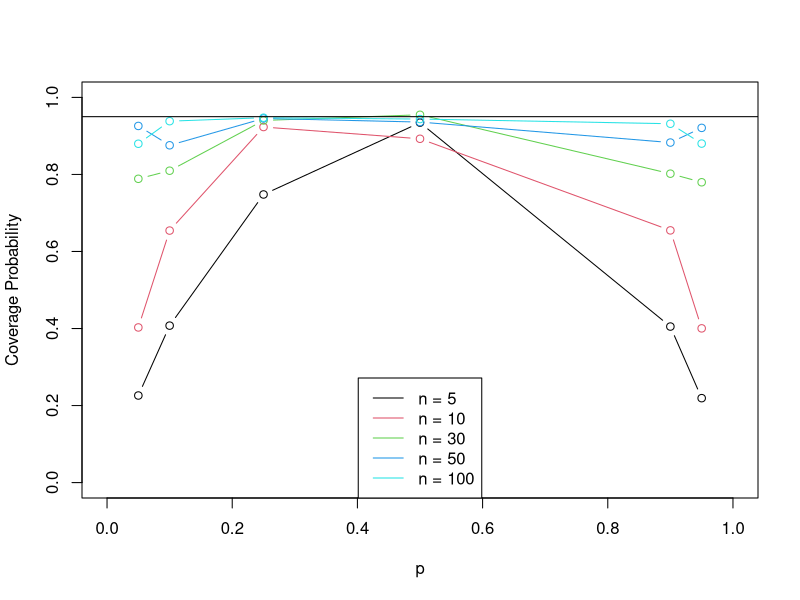

This figure's R source:
#Exercise-1
#Computing Coverage Probability for different values of p and sample size.
#defined a function conf.int for computing the 95% confidence interval with each random variable coming from a binomial trial.
conf.int <- function(n, p, m=10000, alpha=0.05){
  x <- rbinom(m, n, p)
#p.hat is the estimate probability of p computed as sampel mean.
    p.hat <-x/n
  #ci <- p.hat + c(-1,1)*qnorm(1 - (alpha/2))*sqrt(p.hat*(1-p.hat)/n)
#lci is the lower limit of confidence interval computed for a normal distribution with 95 % confidence interval.
  lci <- p.hat - qnorm(1 - (alpha/2))*sqrt(p.hat*(1-p.hat)/n)
#uci is the upper limit of confidence interval computed for a normal distribution with 95 % confidence interval.
  uci <- p.hat + qnorm(1 - (alpha/2))*sqrt(p.hat*(1-p.hat)/n)
  return(sum(lci < p & uci> p)/m)
}
#Vectorize the returned value from function conf.int
conf.vec <- Vectorize(conf.int)
#n.vec is a vector of all the sample sizes to be considered
n.vec <- c(5, 10, 30, 50, 100)
#p.vec is a vector of all the values of p to be considered
p.vec <- c(0.05, 0.1, 0.25, 0.5, 0.9, 0.95)
#outer function returns a product of n.vec and p.vec with conf.vec function returning values with its parameters taking values from n.vec and p.vec.
cov.mat <-outer(n.vec, p.vec, conf.vec)
#rownames takes row values from n.vec
rownames(cov.mat) <- n.vec
#colnames takes column values from p.vec
colnames(cov.mat) <- p.vec
#printing the value of cov.mat in the form of a matrix
print(cov.mat)
#plot() function generates a plot with its y-label and x-label 
plot(NA, xlim = c(0,1), ylim = c(0,1), ylab = "Coverage Probability", xlab = "p")
#lines() function plots a line on the plot with values from cov.mat
for(i in seq_along(n.vec)){
  lines(p.vec, cov.mat[i,], type = "b", col = i)
}
#abline() function draws a straight line on the plot for value 0.95 i.e. the value of confidence interval
abline(h = 0.95)
#legend() function specifies the line for each value of n.
legend("bottom", col = seq(5), lwd = 1, legend = paste0("n = ", n.vec))
